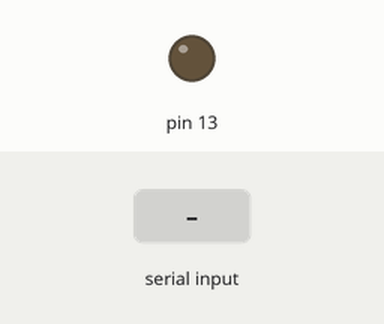
Recording of a sketch running on a simulated Arduino Uno, built with avr-gcc and run on an emulated ATmega328P. Parts: output pins drawn as LEDs (lit = HIGH). Inputs (shaded band) come from the test bench.

Above: at 1.2 s.
1.3 s: "2" received over Serial
At 2.0 s:
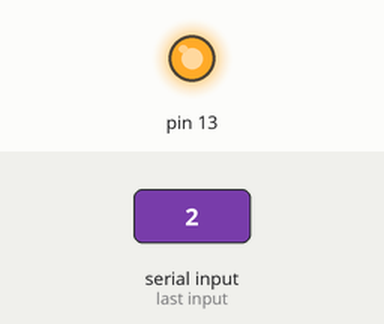
2.8 s: "3" received over Serial
At 3.2 s:
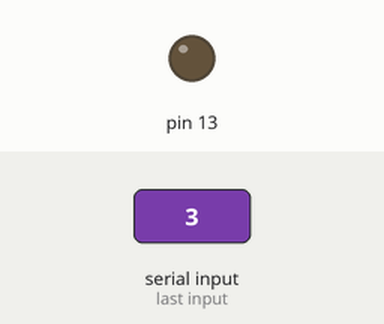
Timing chart, 0 to 5.8 s (numbered marks = the images above; inputs shaded):
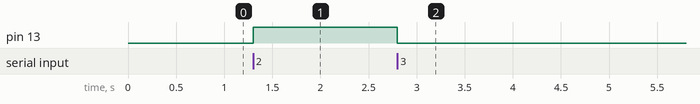

The sketch:

robust.ino
```cpp
char char_input;

void setup () {
  pinMode(13, OUTPUT);
  Serial.begin(115200);
}


void loop() {

  if (Serial.available() > 0)
  {

      char_input = Serial.read();

      switch (char_input) {

        case '1':
          // if '1' is received, then send back analog read A0
          Serial.println(analogRead(A0));
          break;

        case '2':
          // if '2' is received, turn on the led attached to 13
          digitalWrite(13,HIGH);
          break;

        case '3':
          // if '3' is received then turn off the led attached 13
          digitalWrite(13,LOW);
          break;

        default:
          delay(10);
          break;
      }
  }

}
```

Measured:
- after the input at 1.3 s, pin 13: LOW → HIGH at once
- after the input at 2.8 s, pin 13: HIGH → LOW at once
